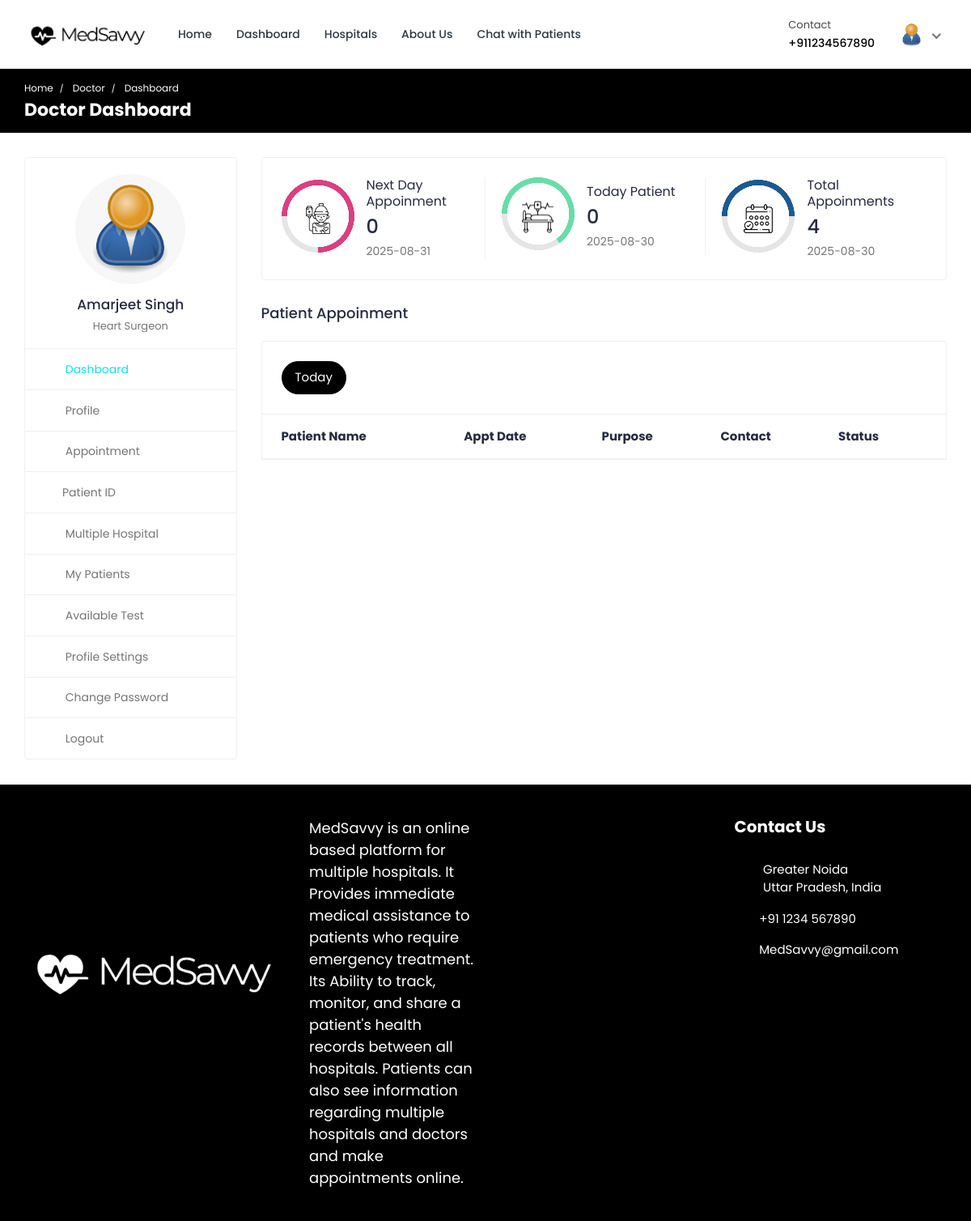
The page /doctor/doctor-dashboard/ (signed in) on the database its author committed.
### doctor/models.py (models this page shows, shortened)
class Doctor_Information(models.Model):
    DOCTOR_TYPE = (
        ('Cardiologists', 'Cardiologists'),
        ('Neurologists', 'Neurologists'),
        ('Pediatricians', 'Pediatricians'),
        ('Physiatrists', 'Physiatrists'),
        ('Dermatologists', 'Dermatologists'),
    )
    doctor_id = models.AutoField(primary_key=True)
    user = models.OneToOneField(User, on_delete=models.CASCADE, null=True, blank=True, related_name='profile')
    name = models.CharField(max_length=200, null=True, blank=True)
    username = models.CharField(max_length=200, null=True, blank=True)
    gender = models.CharField(max_length=200, null=True, blank=True)
    description = models.TextField(max_length=1000, null=True, blank=True)
    department = models.CharField(max_length=200, choices=DOCTOR_TYPE, null=True, blank=True)
    department_name = models.ForeignKey(hospital_department, on_delete=models.SET_NULL, null=True, blank=True)
    specialization = models.ForeignKey(specialization, on_delete=models.SET_NULL, null=True, blank=True)
    featured_image = models.ImageField(upload_to='doctors/', default='doctors/user-default.png', null=True, blank=True)
    certificate_image = models.ImageField(upload_to='doctors_certificate/', default='doctors_certificate/default.png', null=True, blank=True)
    email = models.EmailField(max_length=200, null=True, blank=True)
    phone_number = models.CharField(max_length=200, null=True, blank=True)
    nid = models.CharField(max_length=200, null=True, blank=True)
    visiting_hour = models.CharField(max_length=200, null=True, blank=True)
    consultation_fee = models.IntegerField(null=True, blank=True)
    report_fee = models.IntegerField(null=True, blank=True)
    dob = models.CharField(max_length=200, null=True, blank=True)
    institute = models.CharField(max_length=200, null=True, blank=True)
    degree = models.CharField(max_length=200, null=True, blank=True)
    completion_year = models.CharField(max_length=200, null=True, blank=True)
    work_place = models.CharField(max_length=200, null=True, blank=True)
    designation = models.CharField(max_length=200, null=True, blank=True)
    start_year = models.CharField(max_length=200, null=True, blank=True)
    end_year = models.CharField(max_length=200, null=True, blank=True)
    register_status =  models.CharField(max_length=200, null=True, blank=True)
    hospital_name = models.ForeignKey(Hospital_Information, on_delete=models.SET_NULL, null=True, blank=True)

### hospital_admin/models.py (models this page shows, shortened)
class specialization(models.Model):
    specialization_id = models.AutoField(primary_key=True)
    specialization_name = models.CharField(max_length=200, null=True, blank=True)
    hospital = models.ForeignKey(Hospital_Information, on_delete=models.CASCADE, null=True, blank=True)

### doctor/views.py (the view)
# urls.py: path('doctor-dashboard/',views.doctor_dashboard, name='doctor-dashboard'),
@csrf_exempt
@login_required(login_url="doctor-login")
@cache_control(no_cache=True, must_revalidate=True, no_store=True)
def doctor_dashboard(request):
        if request.user.is_authenticated:
            if request.user.is_doctor:
                doctor = Doctor_Information.objects.get(user=request.user)
                current_date = datetime.date.today()
                current_date_str = str(current_date)
                today_appointments = Appointment.objects.filter(date=current_date_str).filter(doctor=doctor).filter(appointment_status='confirmed')
                next_date = current_date + datetime.timedelta(days=1) # next days date
                next_date_str = str(next_date)
                next_days_appointment = Appointment.objects.filter(date=next_date_str).filter(doctor=doctor).filter(Q(appointment_status='pending') | Q(appointment_status='confirmed')).count()
                today_patient_count = Appointment.objects.filter(date=current_date_str).filter(doctor=doctor).annotate(count=Count('patient'))
                total_appointments_count = Appointment.objects.filter(doctor=doctor).annotate(count=Count('id'))
            else:
                return redirect('doctor-logout')
            context = {'doctor': doctor, 'today_appointments': today_appointments, 'today_patient_count': today_patient_count, 'total_appointments_count': total_appointments_count, 'next_days_appointment': next_days_appointment, 'current_date': current_date_str, 'next_date': next_date_str}
            return render(request, 'doctor-dashboard.html', context)
        else:
            return redirect('doctor-login')

### templates/doctor-dashboard.html (shortened to what this page needs)
{% load static %}
<!DOCTYPE html>
<html lang="en">
  <head>
    <link
      rel="stylesheet"
      href="{% static 'MedSavvy-System/css/Normal/bootstrap.min.css' %}"
    />
    <link
      rel="stylesheet"
      href="{% static 'MedSavvy-System/plugins/Normal/fontawesome/css/fontawesome.min.css' %}"
    />
    <link
      rel="stylesheet"
      href="{% static 'MedSavvy-System/plugins/Normal/fontawesome/css/all.min.css' %}"
    />
    <link
      rel="stylesheet"
      href="{% static 'MedSavvy-System/css/Normal/style.css' %}"
    />
  </head>
  <body>
  {% if user.is_authenticated %}
    <div class="main-wrapper">
      <header class="header">{% include 'doctor-navbar.html' %}</header>
      <div class="breadcrumb-bar">
        <div class="container-fluid">
          <div class="row align-items-center">
            <div class="col-md-12 col-12">
              <nav aria-label="breadcrumb" class="page-breadcrumb">
                <ol class="breadcrumb">
                  <li class="breadcrumb-item">
                    <a href="{% url 'hospital_home'%}">Home</a>
                  </li>
                  <li class="breadcrumb-item active" aria-current="page">
                    Doctor
                  </li>
                  <li class="breadcrumb-item active" aria-current="page">
                    Dashboard
                  </li>
                </ol>
              </nav>
              <h2 class="breadcrumb-title">Doctor Dashboard</h2>{% include 'message.html' %}
            </div>
          </div>
        </div>
      </div>
      <div class="content">
        <div class="container-fluid">
          <div class="row">
            <div class="col-md-5 col-lg-4 col-xl-3 theiaStickySidebar">
              <div>{% include 'doctor-sidebar.html' %}</div>
            </div>
            <div class="col-md-7 col-lg-8 col-xl-9">
              <div class="row">
                <div class="col-md-12">
                  <div class="card dash-card">
                    <div class="card-body">
                      <div class="row">
                        <div class="col-md-12 col-lg-4">
                          <div class="dash-widget dct-border-rht">
                            <div class="circle-bar circle-bar1">
                              <div class="circle-graph1" data-percent="75">
                                <img
                                  src="{% static 'MedSavvy-System/images/Normal/icon-01.png' %}"
                                  class="img-fluid"
                                  alt="patient"
                                />
                              </div>
                            </div>
                            <div class="dash-widget-info">
                              <h6>Next Day Appoinment</h6>
                              <h3>{{next_days_appointment}}</h3>
                              <p class="text-muted">{{next_date}}</p>
                            </div>
                          </div>
                        </div>
                        <div class="col-md-12 col-lg-4">
                          <div class="dash-widget dct-border-rht">
                            <div class="circle-bar circle-bar2">
                              <div class="circle-graph2" data-percent="65">
                                <img
                                  src="{% static 'MedSavvy-System/images/Normal/icon-02.png' %}"
                                  class="img-fluid"
                                  alt="Patient"
                                />
                              </div>
                            </div>
                            <div class="dash-widget-info">
                              <h6>Today Patient</h6>
                              <h3>{{today_patient_count.count}}</h3>
                              <p class="text-muted">{{current_date}}</p>
                            </div>
                          </div>
                        </div>
                        <div class="col-md-12 col-lg-4">
                          <div class="dash-widget">
                            <div class="circle-bar circle-bar3">
                              <div class="circle-graph3" data-percent="50">
                                <img
                                  src="{% static 'MedSavvy-System/images/Normal/icon-03.png' %}"
                                  class="img-fluid"
                                  alt="Patient"
                                />
                              </div>
                            </div>
                            <div class="dash-widget-info">
                              <h6>Total Appoinments</h6>
                              <h3>{{total_appointments_count.count}}</h3>
                              <p class="text-muted">{{current_date}}</p>
                            </div>
                          </div>
                        </div>
                      </div>
                    </div>
                  </div>
                </div>
              </div>
              <div class="row">
                <div class="col-md-12">
                  <h4 class="mb-4">Patient Appoinment</h4>
                  <div class="appointment-tab">
                    <ul class="nav nav-tabs nav-tabs-solid nav-tabs-rounded">
                      <li class="nav-item">
                        <a
                          class="nav-link active"
                          href="#today-appointments"
                          data-toggle="tab"
                          style="background-color: black; border-color: black;"
                          >Today</a
                        >
                      </li>
                    </ul>
                      <div class="tab-pane" id="today-appointments">
                        <div class="card card-table mb-0">
                          <div class="card-body">
                            <div class="table-responsive">
                              <table
                                class="table table-hover table-center mb-0"
                              >
                                <thead>
                                  <tr>
                                    <th>Patient Name</th>
                                    <th>Appt Date</th>
                                    <th>Purpose</th>
                                    <th>Contact</th>
                                    <th>Status</th>
                                  </tr>
                                </thead>
                              </table>
                            </div>
                          </div>
                        </div>
                      </div>
                    </div>
                  </div>
                </div>
              </div>
            </div>
          </div>
        </div>
      </div>
      {% include 'footer.html' %}
  {% else %}
  <p> You are not logged in </p>
  {% endif %}
  </body>
</html>

### templates/doctor-navbar.html (shortened to what this page needs)
{% load static %}
<nav class="navbar navbar-expand-lg header-nav">
  <div class="navbar-header">
    <a href="{% url 'hospital_home'%}" class="navbar-brand logo">
      <img
        src="{% static 'MedSavvy-System/images/Normal/logo.jpg' %}"
        class="img-fluid"
        alt="Logo"
      />
    </a>
  </div>
  <div class="main-menu-wrapper">
    <ul class="main-nav">
      <li>
        <a href="{% url 'hospital_home'%}">Home</a>
      </li>
      <li>
        <a href="{% url 'doctor-dashboard'%}">Dashboard</a>
      </li>
      <li><a href="{% url 'multiple-hospital' %}" style="text-decoration: none;">Hospitals</a></li>
      <li>
        <a href="{% url 'about-us'%}">About Us</a>
      </li>
      <li>
        <a href="{% url 'chat-home' pk=user.id %}">Chat with Patients</a>
      </li>
    </ul>
  </div>
  <ul class="nav header-navbar-rht">
    <li class="nav-item contact-item">
      <div class="header-contact-img">
        <i class="far fa-hospital"></i>
      </div>
      <div class="header-contact-detail">
        <p class="contact-header">Contact</p>
        <p class="contact-info-header">+91{{doctor.phone_number}}</p>
      </div>
    </li>
    <li class="nav-item dropdown has-arrow logged-item">
      <a href="#" class="dropdown-toggle nav-link" data-toggle="dropdown">
        <span class="user-img">
          <img
            class="rounded-circle"
            src="{{ doctor.featured_image.url }}"
            width="31"
            alt="Darren Elder"
          />
        </span>
      </a>
    </li>
  </ul>
</nav>

### templates/doctor-sidebar.html (shortened to what this page needs)
{% load static %}
<div class="profile-sidebar">
  <div class="widget-profile pro-widget-content">
    <div class="profile-info-widget">
      <a href="#" class="booking-doc-img">
        <img
          src="{{ doctor.featured_image.url }}"
          alt="User Image"
        />
      </a>
      <div class="profile-det-info">
        <h3>{{ doctor.name }}</h3>
        <div class="patient-details">
          <h5 class="mb-0">{{doctor.specialization.specialization_name}}</h5>
        </div>
      </div>
    </div>
  </div>
  <div class="dashboard-widget">
    <nav class="dashboard-menu sidebar">
      <ul>
        <li class="active">
          <a href="{% url 'doctor-dashboard' %}">
            <i class="fas fa-columns"></i>
            <span>Dashboard</span>
          </a>
        </li>
        <li>
        <a href="{% url 'doctor-profile' pk=doctor.doctor_id %}">
          <i class="fas fa-user"></i>
          <span>Profile</span>
        </a>
      </li>
        <li>
          <a href="{% url 'appointments'%}">
            <i class="fas fa-user-circle"></i>
            <span>Appointment</span>
          </a>
        </li>
        <li class="nav-item has-submenu">
            <a href="#" class="nav-link"><i class="fas fa-search"></i><span>Patient ID</span></a>
        </li>
        <li>
          <a href="{% url 'multiple-hospital' %}">
            <i class="fas fa-hospital"></i>
            <span>Multiple Hospital</span>
          </a>
      </li>
        <li>
          <a href="{% url 'my-patients' %}">
            <i class="fas fa-user-injured"></i>
            <span>My Patients</span>
          </a>
        </li>
        <li>
          <a href="{% url 'doctor-test-list'%}" target="_blank">
            <i class="fas fa-hourglass-start"></i>
            <span>Available Test</span>
          </a>
        </li>
        <li>
          <a
            href="{% url 'doctor-profile-settings' %}"
          >
            <i class="fas fa-user-cog"></i>
            <span>Profile Settings</span>
          </a>
        </li>
        <li>
          <a href="{% url 'doctor-change-password' pk=user.id%}">
            <i class="fas fa-lock"></i>
            <span>Change Password</span>
          </a>
        </li>
        <li>
          <a href="{% url 'doctor-logout'%}">
            <i class="fas fa-sign-out-alt"></i>
            <span>Logout</span>
          </a>
        </li>
      </ul>
    </nav>
  </div>
</div>

### rows shown on the page
Doctor_Information: phone_number "1234567890", featured_image (placeholder picture), name "Amarjeet Singh", specialization.specialization_name "Heart Surgeon"

### other values the page prints
{{ next_days_appointment }} "0"
{{ next_date }} "2025-08-31"
{{ today_patient_count.count }} "0"
{{ current_date }} "2025-08-30"
{{ total_appointments_count.count }} "4"
